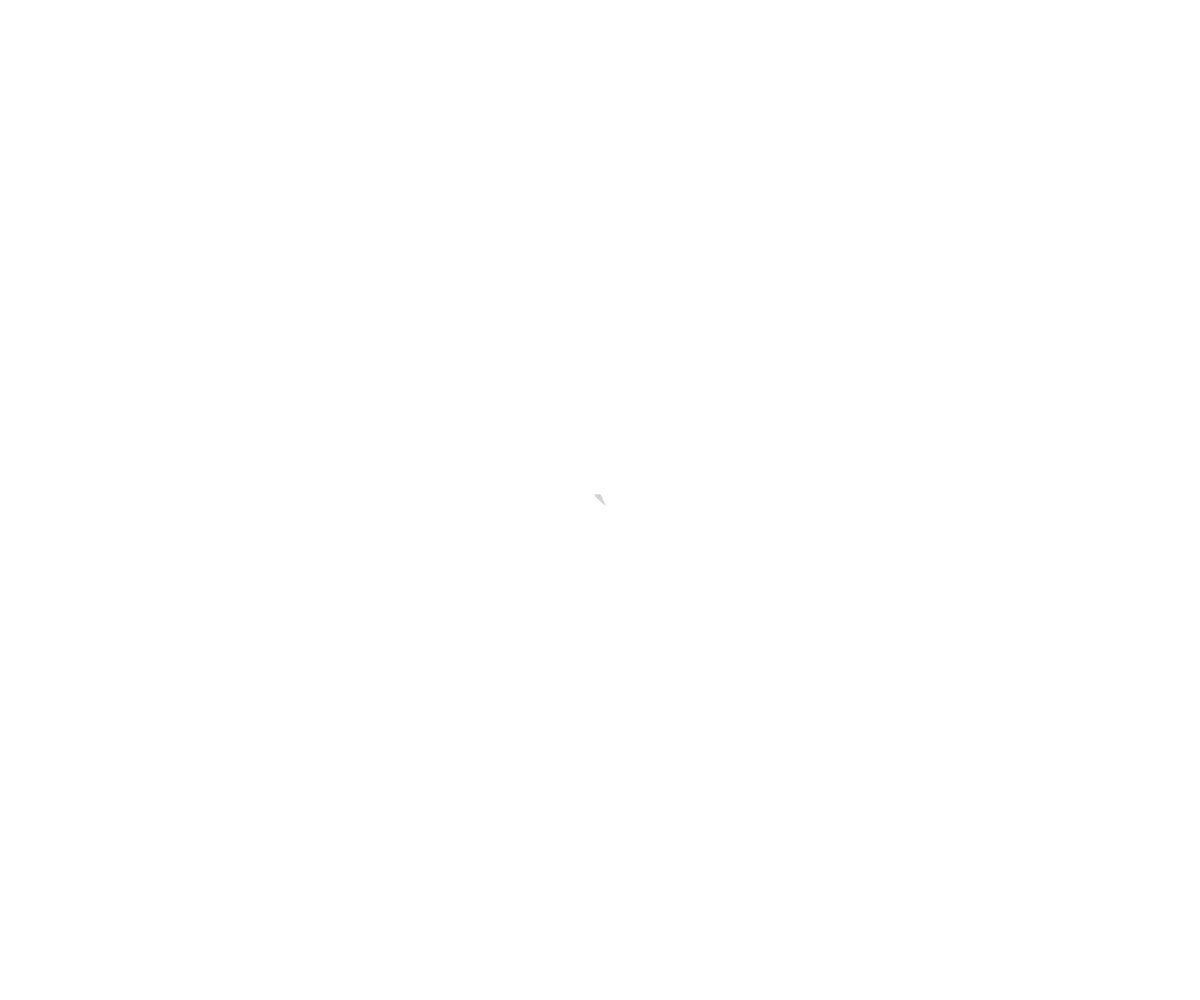
Frame 1 (no input)
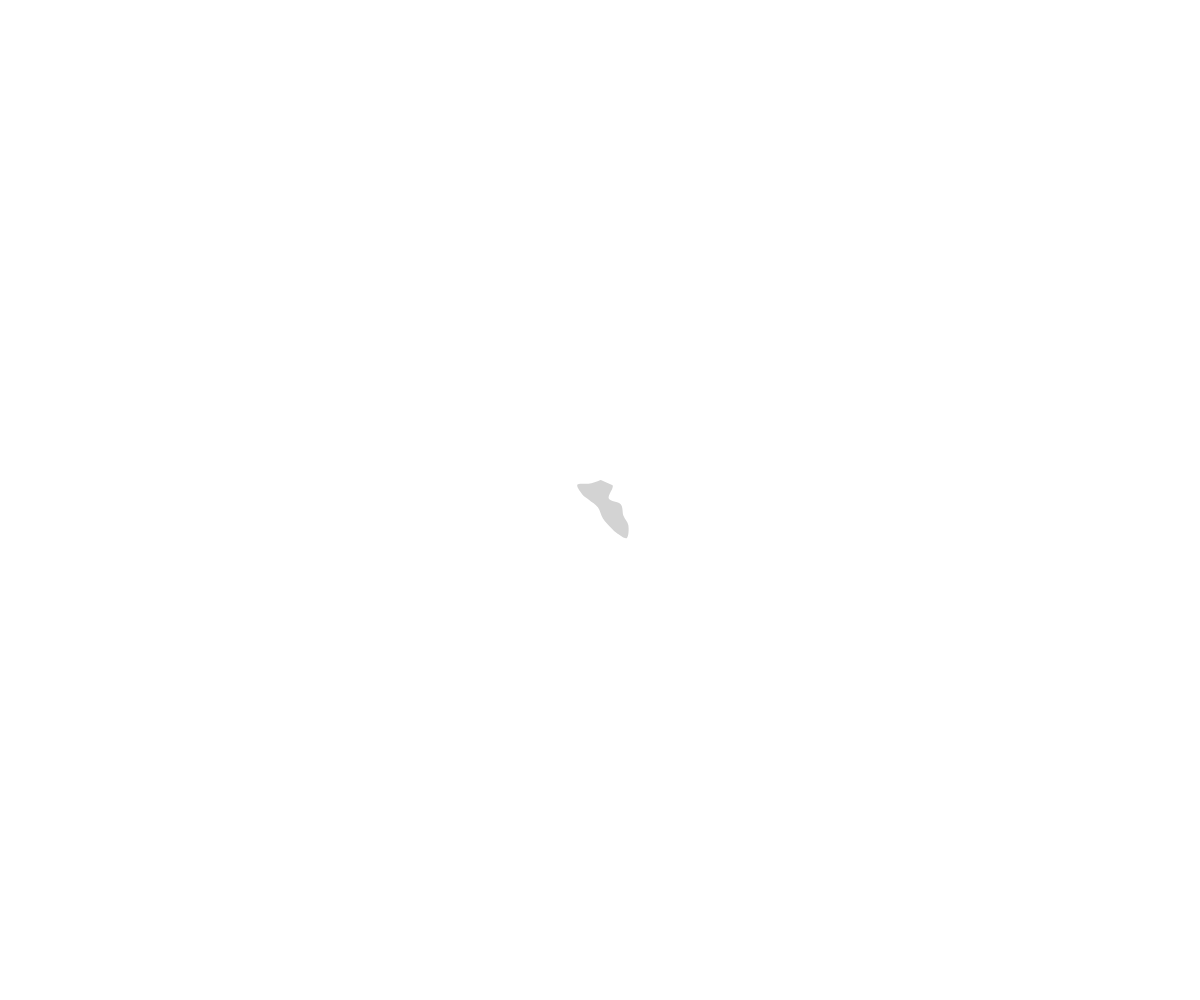
Frame 60 (no input)
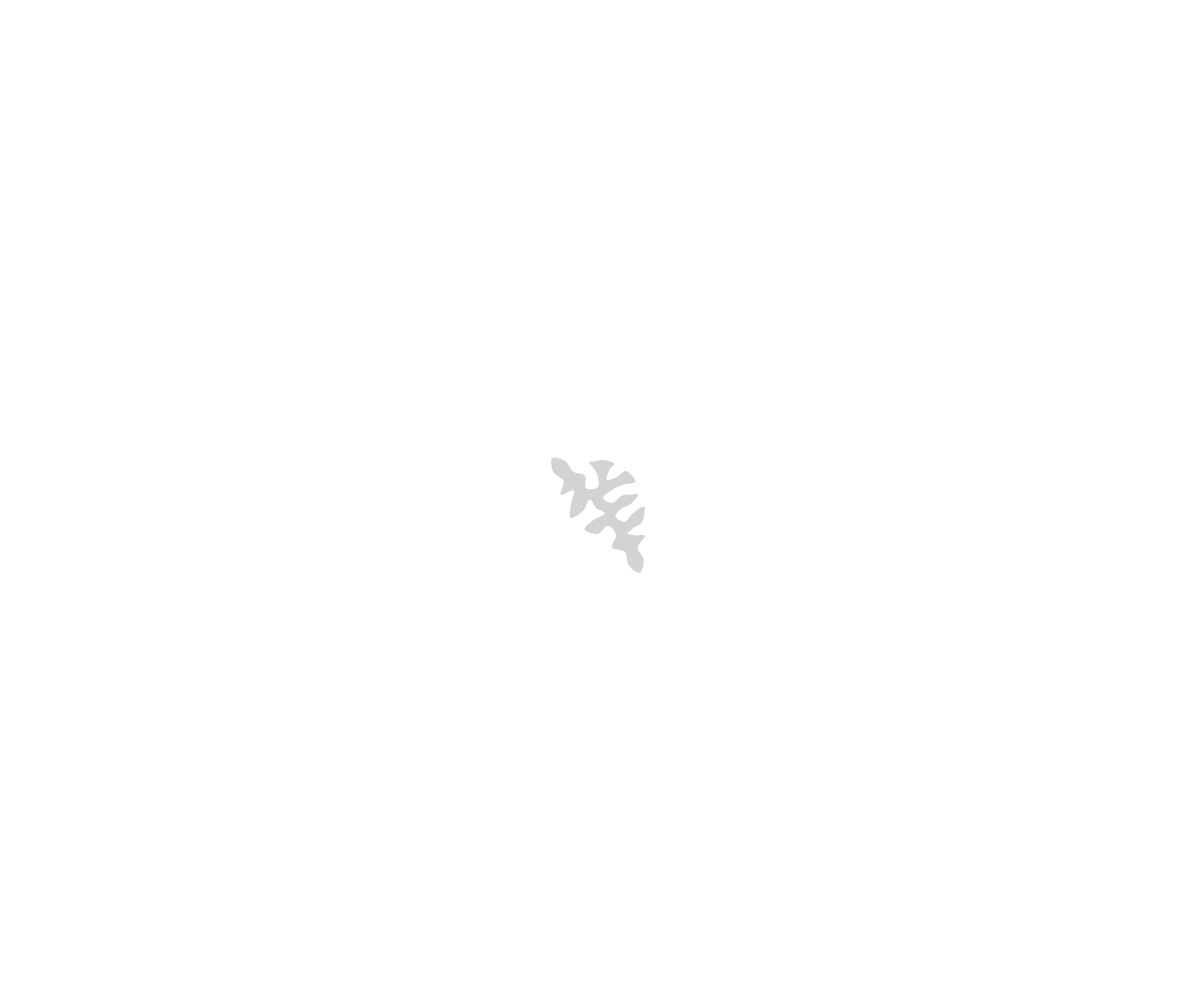
Frame 120 (the mouse pressed at the canvas centre since frame 60)

The p5.js sketch that drew these frames (run headless with seeded random() and noise() and a simulated clock; from frame 60 on, the mouse is pressed at the canvas centre):

// p5.js sketch
// ── sketch.js
////////////////////////////////////////////////////////
// Reference: https://inconvergent.net/generative/
//            https://openprocessing.org/sketch/871349
////////////////////////////////////////////////////////

let nodes = []
const r = 7

setup = () => {
  createCanvas(windowWidth, windowHeight)
  fill('lightgrey')
  noStroke()
  nodes.length = 0
  for (let i = 3; i--;) {
    const r = random(TWO_PI)
    nodes[i] = createVector(cos(r) * 20 + width / 2, sin(r) * 5 + height / 2)
  }
}

draw = () => {
  background('white')
  splits()
  reject()
  beginShape()
  for (const p of nodes) curveVertex(p.x, p.y)
  endShape(CLOSE)
}

reject = () => {
  for (const p of nodes) {
    force = createVector(0)
    for (const q of nodes) {
      if (p === q) continue;
      const d = distance(p, q)
      if (d < 2 * r) {
        delta = p5.Vector.sub(p, q)
        force.add(delta.mult((2 * r - d) * .025))
      }
    }
    p.add(force.limit(1))
    p.x = constrain(p.x, 0, width)
    p.y = constrain(p.y, 0, height)
  }
}

distance = (u, v) => sqrt((u.x - v.x) ** 2 + (u.y - v.y) ** 2)

splits = () => {
  let next = []
  for (let i = 0; i < nodes.length; i++) {
    current = nodes[i]
    next.push(current)
    neighbor = nodes[(i + 1) % nodes.length]
    const d = distance(current, neighbor)
    if (d > 2 * r && nodes.length < 1000) {
      next.push(p5.Vector.add(current, neighbor).mult(1 / 2))
    }
  }
  nodes = next
}

mouseClicked = () => setup()
